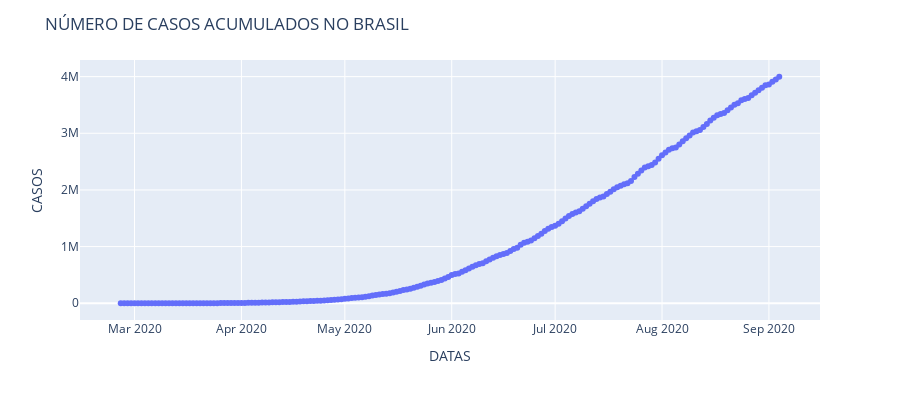

Write notebook code for a chart like this one.
### Markdown cell above
##### Dispersão

### Code cell
disp = px.scatter(x=covid_brasil.date, y=covid_brasil.cumulative_cases)
disp.update_layout(width= 900, height = 400, title_text = 'NÚMERO DE CASOS ACUMULADOS NO BRASIL')
disp.update_xaxes(title= 'DATAS')
disp.update_yaxes(title= 'CASOS')
disp.show()

### Figure 1 — Plotly figure (JSON) as saved in the notebook; plotly's stock layout.template omitted (floating-point values rounded to 4 significant figures; data arrays with more than 128 entries replaced by an {"elided": "..."} marker saying what was removed)
{"data": [{"hovertemplate": "x=%{x}<br>y=%{y}<extra></extra>", "legendgroup": "", "marker": {"color": "#636efa", "symbol": "circle"}, "mode": "markers", "name": "", "orientation": "v", "showlegend": false, "type": "scatter", "x": {"elided": "192 str values"}, "xaxis": "x", "y": {"elided": "192 int values"}, "yaxis": "y"}], "layout": {"height": 400, "legend": {"tracegroupgap": 0}, "margin": {"t": 60}, "title": {"text": "NÚMERO DE CASOS ACUMULADOS NO BRASIL"}, "width": 900, "xaxis": {"anchor": "y", "domain": [0, 1], "title": {"text": "DATAS"}}, "yaxis": {"anchor": "x", "domain": [0, 1], "title": {"text": "CASOS"}}}}
